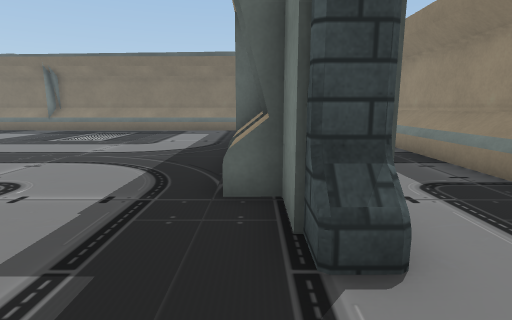
[1] (above)

17 first-person views from a walk through a Unity game level. The camera is 1.2 m above the floor, tilts 10° down and sees 80° across. Doors are open. The floor is counted in squares, 0.9 m on a side. Each view is taken from the middle of a square. On the plan, view 1 faces up. The plan holds only what a view shows up to about 14 squares ahead; the rest is blank. The place goes on beyond the plan. The player character is not drawn. Some animated figures are left out. Some surface patterns are stand-ins.

[2]
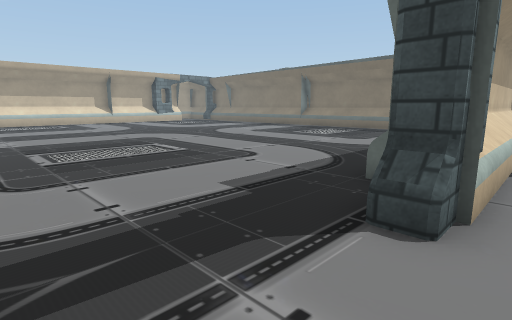

[3]
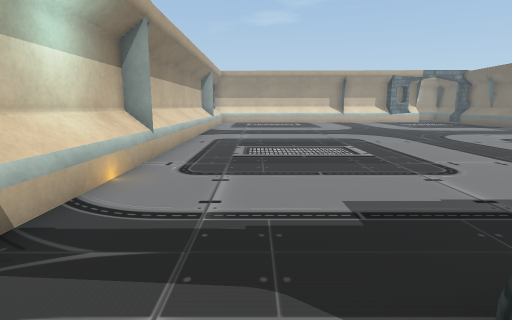

[4]
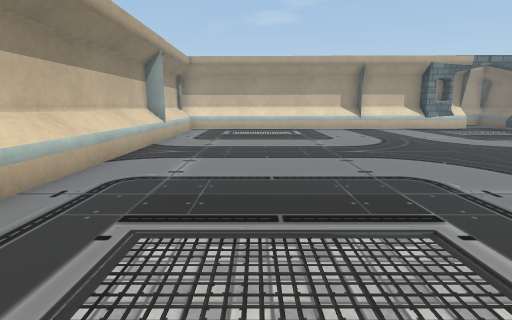

[5]
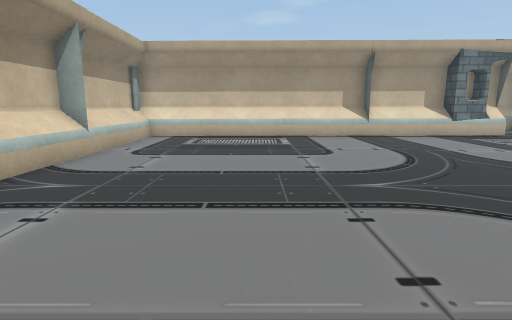

[6]
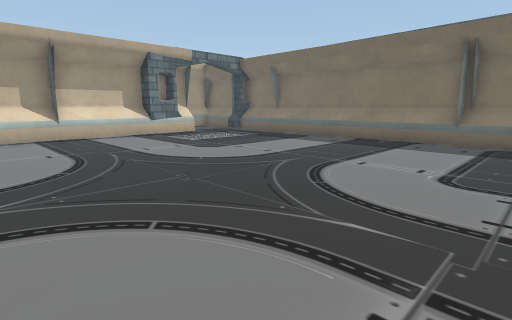

[7]
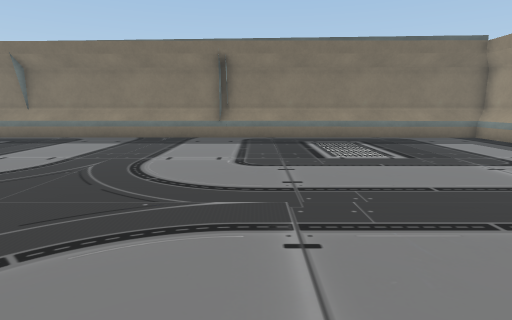

[8]
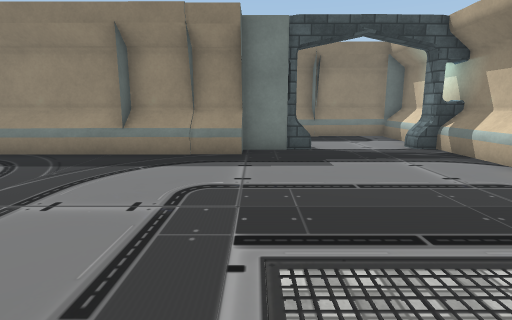

[9]
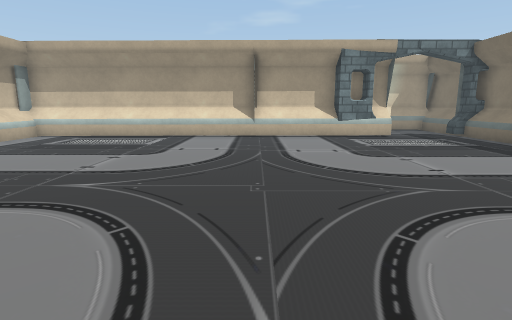

[10]
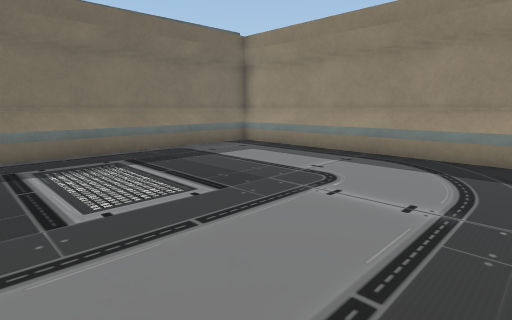

[11]
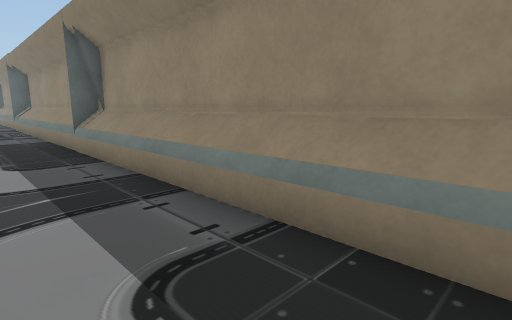

[12]
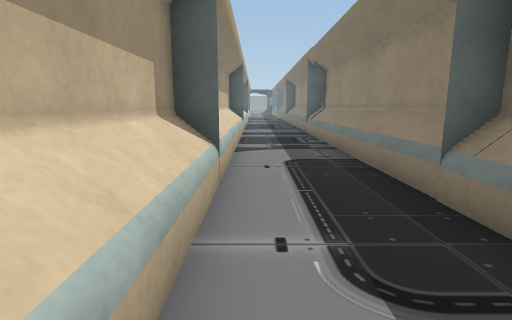

[13]
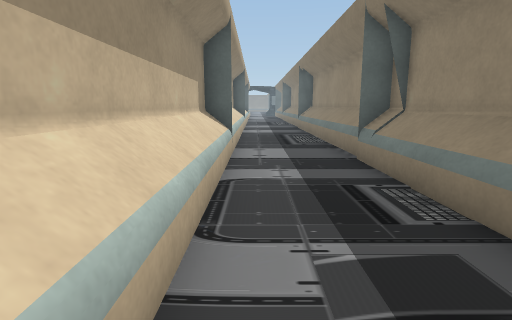

[14]
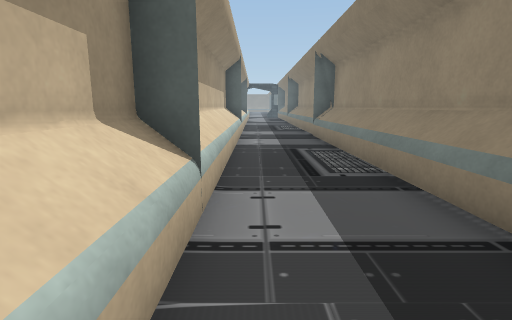

[15]
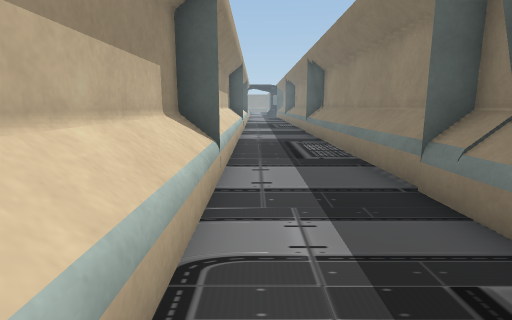

[16]
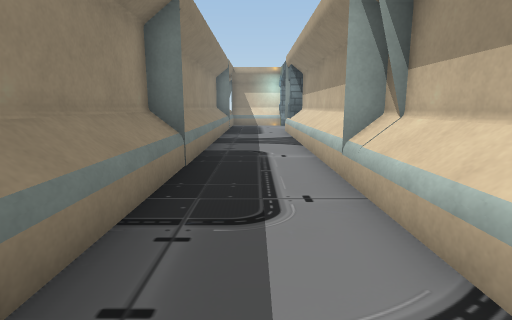

[17]
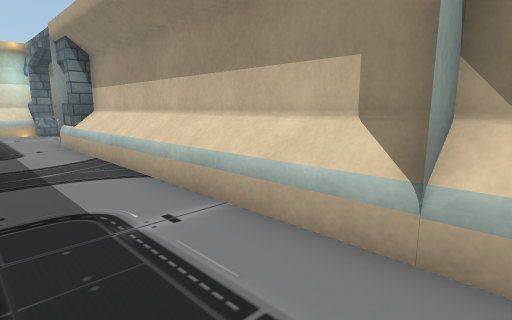

### Floor plan
Key: @ floor where view 1 was taken; # wall or solid block; . floor; D open door; ^ raised ledge; O other object.
Columns run from 23 left of view 1 to 5 right of it. Each row starts with its distance up from view 1.
 36                         ^...^
 35                         ^...^
 34                         ^...^
 33                         ^...^
 32                         ^...^
 31                         ^...^
 30                         ^...^
 29                         ^...^
 28                         ^...^
 27                         ^...^
 26                         ^...^
 25                         ^...^
 24                         ^...^
 23                         ^...^
 22                         ^...^
 21                         ^...^
 20                         ^...^
 19                         ^...^
 18 O#######################^...^
 17 O.^^^^^^^^^^^^^^^^^^^^^^^...^
 16 D......................#^...^
 15 D......................#^...^
 14 D......................#^...^
 13 O......................#^...^
 12 O......................#^...^
 11 #......................#^...^
 10 #......................#^...^
  9 #......................#^...^
  8 #......................#^...^
  7 #......................#^...^
  6 #......................#^...^
  5 #......................^^...^
  4 #.......................O...^
  3 #.......................O...^
  2 #.......................D...^
  1 #.......................D...^
  0 #......................@D...^
 -1 #.......................O...^
 -2 #^^^^^^^^^^^^^^^^^^^^^^^O^^^^
 -3  #          ##      ########^

Where each view was taken, in squares from view 1:
view 1: 0 up, 0 right, facing up
view 2: 1 down, 2 right, facing up-left
view 3: 1 up, 2 right, facing left
view 4: 2 up, 5 left, facing left
view 5: 3 up, 9 left, facing left
view 6: 5 up, 9 left, facing up-left
view 7: 4 up, 10 left, facing up
view 8: 4 up, 9 left, facing right
view 9: 8 up, 9 left, facing left
view 10: 8 up, 9 left, facing up-right
view 11: 3 up, 2 right, facing up-right
view 12: 9 up, 2 right, facing up
view 13: 17 up, 2 right, facing up
view 14: 22 up, 2 right, facing up
view 15: 20 up, 2 right, facing up
view 16: 20 up, 3 right, facing down
view 17: 15 up, 4 right, facing down-left
